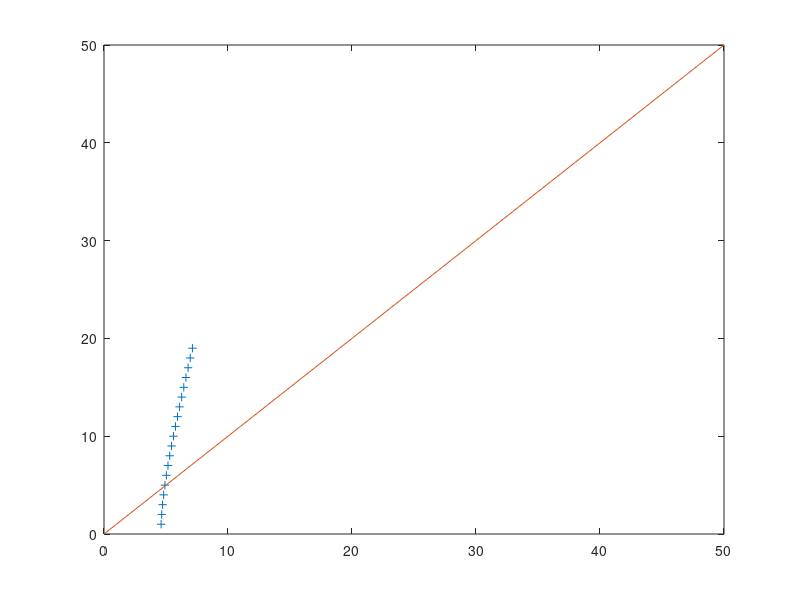

Source code (MATLAB):
d=0.1; L=20;
njt=zeros(50,L);
njt(1,:)=5.+njt(1,:);
mjt(1,1:0.5*L)=0.9.*njt(1,1:0.5*L);mjt(1,0.5*L+1:L)=1.2.*njt(1,0.5*L+1:L);
x(1)=log(sum(njt(1,:)));
y(1)=1;
for t=2:L-1
    njt(t,1)=(1-d)*mjt(t-1,1)+d*mjt(t-1,2);
    for j=2:L-1
        njt(t,j)=(1-2*d)*mjt(t-1,j)+d*mjt(t-1,j-1)+d*mjt(t-1,j+1);
    end
    njt(t,L)=(1-d)*mjt(t-1,L)+d*mjt(t-1,L-1);
    mjt(t,1:0.5*L)=0.9.*njt(t,1:0.5*L);mjt(t,0.5*L+1:L)=1.2.*njt(t,0.5*L+1:L);
    x(t)=log(sum(njt(t,:)));
    y(t)=t;
end
x
y
plot(x,y,'+',0:50,0:50)

